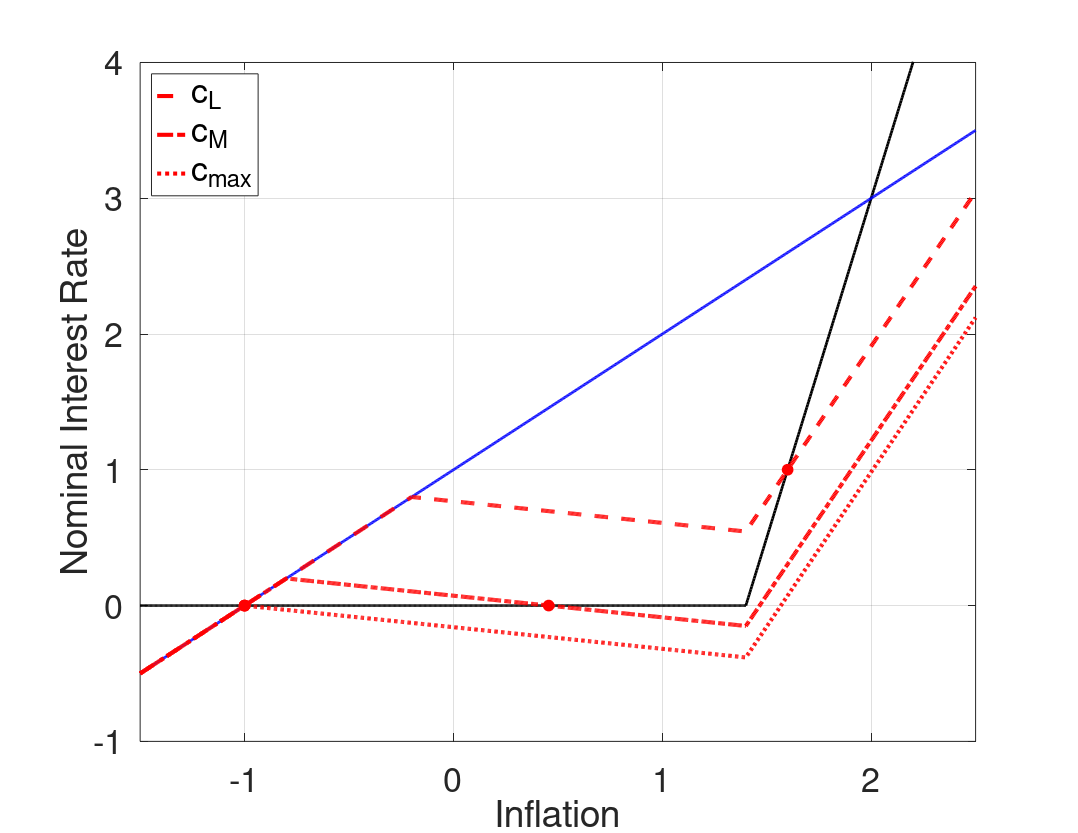

Recreate this plot in MATLAB.
%--------------------------------------------------------------------------
% File Name: RAFR_cPHIpi_h_pitarg.m
% Author: Philip Coyle
% Date Created: 01/07/2019
% cd /mq/philipprojects/RA_Work/Taisuke_Nakata/Zero_Lower_Bound/DeflationaryRegime/Uncertainty/Draft/Figs/iid/3state_iid_shock/RAFR
% RAFR_cPHIpi_h_pitarg
%--------------------------------------------------------------------------

clear all
close all
% clc

%% Model Calibration
cBET = 1/1.0025;
cSIGMA = 1;
cKAPPA = 0.02;
cPHIpi = 5;
cRstar = 1/400;
cPItarg = 2/400;
p_m = 0.5; %Probability of being in the middle state 

cSHOCK_lb =((cPItarg + cRstar)*(cPHIpi - 1))/(cKAPPA*cPHIpi*cSIGMA);
cSHOCK_ub =((cPItarg + cRstar)*(cKAPPA*cPHIpi*cSIGMA + 1))/(cKAPPA*cPHIpi*cSIGMA);
cSHOCK_bound = -(2*(cPItarg + cRstar)*(cPHIpi - 1)*(cKAPPA*cPHIpi*cSIGMA + 1))/(cKAPPA*cPHIpi^2*cSIGMA*(cKAPPA*cSIGMA + 1)*(p_m - 1));
cSHOCK_grid = [0.2, 0.275 max([cSHOCK_lb,cSHOCK_ub,cSHOCK_bound])];

%% Housekeeping
% Set Grid Intervals
pi_m_low = -1.5/400;
pi_m_high = 2.5/400;
numgrid = 1001;
pi_m = linspace(pi_m_low,pi_m_high, numgrid)';

% Allocate Space
inx_ub = zeros(length(cSHOCK_grid),1);
pi_ub_zlb = zeros(length(cSHOCK_grid),1);
inx_lb = zeros(length(cSHOCK_grid),1);
pi_lb_zlb = zeros(length(cSHOCK_grid),1);
rafr = zeros(numgrid,length(cSHOCK_grid));


% Find max inflation that leads to ZLB binding
bound = (-cRstar - cPItarg*(1-cPHIpi))/cPHIpi;

inx_m = find(min(abs(pi_m - bound)) == abs(pi_m - bound));
% Find pi_m point where middle state interst rate binds
pi_m_zlb = pi_m(inx_m);

% Taylor Rule
tr = max(0,cRstar + cPItarg + cPHIpi*(pi_m - cPItarg));

% 'Riskless' Fisher Relation
fr = pi_m + cRstar;

for j = 1:length(cSHOCK_grid)
    cSHOCK = cSHOCK_grid(j);
    %% Policy Functions from below (Assume middle state interst rate binds)
    % Low  High state inflation & expected inflation (as functions of middle state inflation)
    pi_l_b = pi_m - cKAPPA*cSIGMA*cSHOCK;
    pi_h_b = (pi_m - cKAPPA*cSIGMA*(cRstar + cPItarg*(1-cPHIpi)- cSHOCK))/(1+cKAPPA*cSIGMA*cPHIpi);
    exp_pi_b = (1-p_m)/2*pi_l_b + p_m*pi_m + (1-p_m)/2*pi_h_b;

    % Low Middle and High state output & expected output (as functions of middle state inflation)
    y_m_b = (pi_m - cBET*exp_pi_b)/cKAPPA;
    y_l_b = y_m_b - cSIGMA*cSHOCK;
    y_h_b = y_m_b - cSIGMA*(cRstar + cPItarg + cPHIpi*(pi_h_b - cPItarg) - cSHOCK);
    exp_y_b = (1-p_m)/2*y_l_b + p_m*y_m_b + (1-p_m)/2*y_h_b;

    % Find pi_m point where high state interst rate binds
    inx_lb(j) = find(min(abs(pi_h_b - bound)) == abs(pi_h_b - bound));
    pi_lb_zlb(j) = pi_m(inx_lb(j));

    %% Policy Functions from above (Assume middle state interst rate does not bind)
   % Low  High state inflation & expected inflation (as functions of middle state inflation)
    pi_l_a = pi_m*(1+cKAPPA*cSIGMA*cPHIpi) + cKAPPA*cSIGMA*(-cPHIpi*cPItarg + cRstar + cPItarg - cSHOCK);
    pi_h_a = pi_m + (cKAPPA*cSIGMA*cSHOCK)/(1+cKAPPA*cSIGMA*cPHIpi);
    exp_pi_a = (1-p_m)/2*pi_l_a + p_m*pi_m + (1-p_m)/2*pi_h_a;

    % Low Middle and High state output & expected output (as functions of middle state inflation)
    y_m_a = (pi_m - cBET*exp_pi_a)/cKAPPA;
    y_l_a = y_m_a + cSIGMA*(cPHIpi*(pi_m - cPItarg) + cRstar + cPItarg - cSHOCK);
    y_h_a = y_m_a + cSIGMA*(cPHIpi*(pi_m - pi_h_a) + cSHOCK);
    exp_y_a = (1-p_m)/2*y_l_a + p_m*y_m_a + (1-p_m)/2*y_h_a;

    % Find pi_m point where low state interst rate binds
    inx_ub(j) = find(min(abs(pi_l_a - bound)) == abs(pi_l_a - bound));
    pi_ub_zlb(j) = pi_m(inx_ub(j));

    %% Define Risk Adjusted Fisher Relationship   
    for i = 1:numgrid
        if pi_m(i) < pi_lb_zlb(j) || pi_m(i) > pi_ub_zlb(j)
            rafr(i,j) = pi_m(i) + cRstar;
        elseif pi_m(i) <= pi_m_zlb
            rafr(i,j) = cRstar + pi_m(i) + (exp_pi_b(i) - pi_m(i)) + 1/cSIGMA*(exp_y_b(i) - y_m_b(i));
        elseif pi_m(i) <= pi_ub_zlb(j)
            rafr(i,j) = cRstar + pi_m(i) + (exp_pi_a(i) - pi_m(i)) + 1/cSIGMA*(exp_y_a(i) - y_m_a(i));
        end
    end
end
        
%% Plotting
type = {'--','-.',':'};

fig(1) = figure(1);
grid on
box on
hold on
plot(400*pi_m, 400*tr,'Color','k','LineWidth',2);
plot(400*pi_m, 400*fr,'Color','b','LineWidth',2);
for j = 1:length(cSHOCK_grid)
    [~,inx] = sort(abs(tr - rafr(:,j)));
    if j == length(cSHOCK_grid)
        RSS = inx(1);    
    else
        RSS = inx(1:2);
        it = 2;
        while abs(RSS(1) - RSS(2)) <= 10
            RSS(2) = inx(it + 1);
            it = it + 1;
        end
    end
    h(j) = plot(400*pi_m, 400*rafr(:,j),'Color','r','LineStyle',type{j},'LineWidth',3);
    p1 = plot(400*pi_m(RSS(1)),400*rafr(RSS(1),j));
    if j ~= 3
        p2 = plot(400*pi_m(RSS(2)),400*rafr(RSS(2),j)); 
        set([p1 p2],'Marker','o','MarkerEdgeColor','r','MarkerFaceColor','r','MarkerSize',8)
    else
        set(p1,'Marker','o','MarkerEdgeColor','r','MarkerFaceColor','r','MarkerSize',8)
    end
end

xlabel('Inflation','FontSize',16)
ylabel('Nominal Interest Rate','FontSize',16)
set(gca,'Xlim',[400*pi_m(1), 400*pi_m(end)],'Ylim',[-1, 4],'FontSize',25)
L = legend([h(1) h(2) h(3)],'c_L','c_M','c_{max}');
set(L,'Location','NorthWest','Fontsize',25)

savedir = cd;
if ispc 
    savedir = fullfile(savedir, '..\..\..');
    savedir = strcat(savedir,'\Final\');
else
    savedir = fullfile(savedir, '../../..');
    savedir = strcat(savedir,'/Final/');
end

set(fig(1),'PaperOrientation','Landscape');
set(fig(1),'PaperPosition',[0 0 11 8.5]);
print(fig(1),'-dpdf',strcat(savedir,'iid_RAFR_cPHIpi_h_cPItarg.pdf'));

